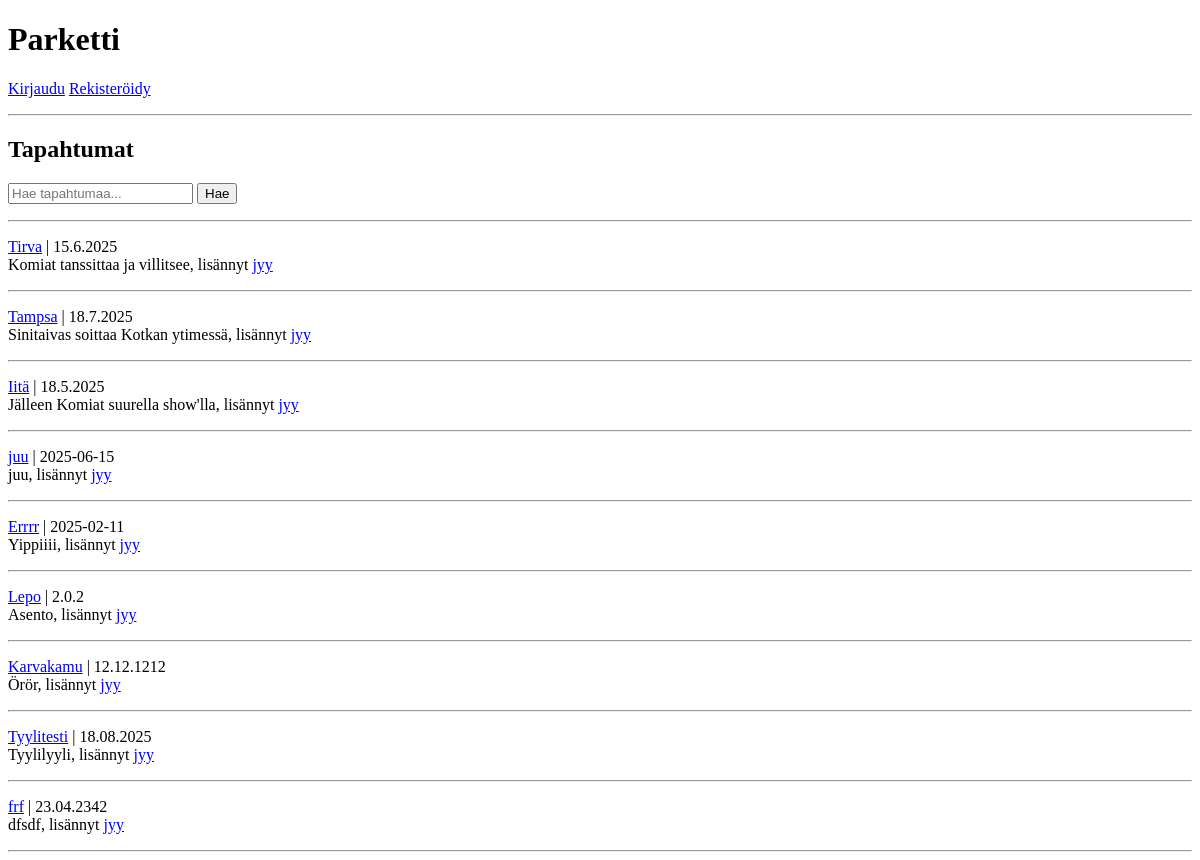
Before: / with the older database file.
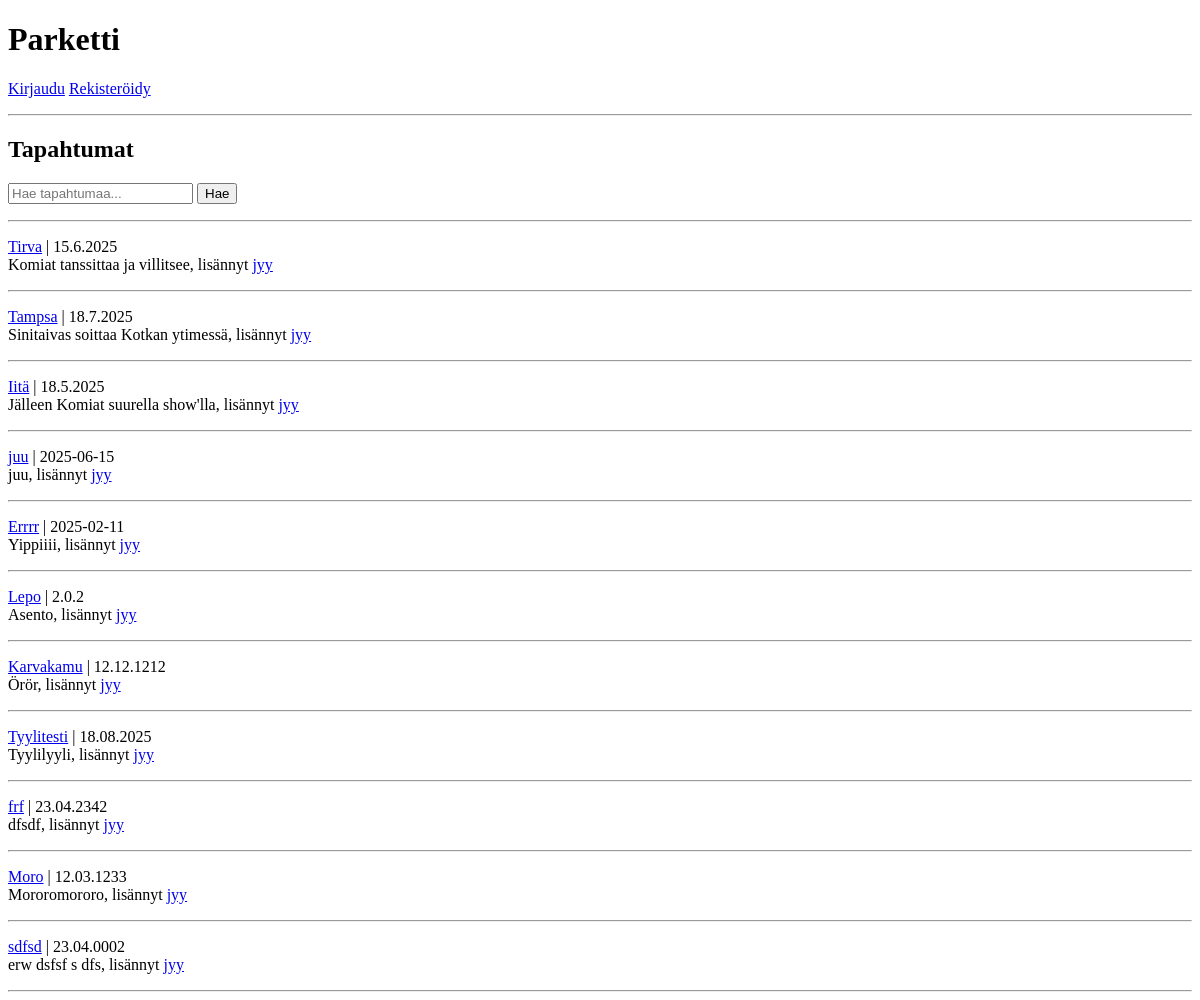
After: the same page with the newer database file.
### tables this page shows
CREATE TABLE events (
    id INTEGER PRIMARY KEY,
    title TEXT,
    content TEXT,
    start_time TEXT,
    username TEXT
);

### app.py (the view)
@app.route("/")
def index():
    query = request.args.get("query")
    if query:
        events = event.search_events(query)
    else:
        events = event.get_events()
    return render_template("index.html", query=query, events=events, session=session)

### db.py (called while the page is built)
def get_connection():
    con = sqlite3.connect("database.db")
    con.execute("PRAGMA foreign_keys = ON")
    con.row_factory = sqlite3.Row
    return con

def query(sql, params=[]):
    con = get_connection()
    result = con.execute(sql, params).fetchall()
    con.close()
    return result

### event.py (called while the page is built)
def get_events():
    sql = """SELECT e.id, e.title, e.content, e.start_time, e.username
             FROM events e
             """
    return db.query(sql)

### templates/index.html (shortened to what this page needs)
<!DOCTYPE html>
<html>
<head>
</head>
<body>
  <h1>Parketti</h1>
  {% if session.username %}
  {% for message in get_flashed_messages() %}
  <div class="info">
    {{ message }}
  </div>
  {% endfor %}
  <p>
    Olet kirjautunut nimellä <a href="/user/{{ session.username }}">{{ session.username }}</a>
    <a href="/logout">Kirjaudu ulos</a>
  </p>
    {% else %}
  <p>
    <a href="/login">Kirjaudu</a>
    <a href="/register">Rekisteröidy</a>
  </p>
{% endif %}
  <hr>
    <p>
        <h2>Tapahtumat</h2>
    </p>
    <form action="/" method="get">
    <p>
      {% if query %}
      <input type="text" name="query" value="{{ query }}" />
      {% else %}
      <input type="text" name="query" placeholder="Hae tapahtumaa..." />
      {% endif %}
      <input type="submit" value="Hae" />
    </p>
  </form>
  <hr>
    {% for event in events %}
        <p>
            <a href="/event/{{event.id}}">{{ event.title }}</a> |  {{event.start_time }}
            <br />
            {{ event.content }}, lisännyt <a href="/user/{{ event.username }}">{{ event.username }}</a>
        </p>
        <hr />
    {% endfor %}
</body>
</html>

Changed rows visible on the page:
added events: title "Moro", start_time "12.03.1233", content "Mororomororo", username "jyy"
added events: title "sdfsd", start_time "23.04.0002", content "erw dsfsf s dfs", username "jyy"
